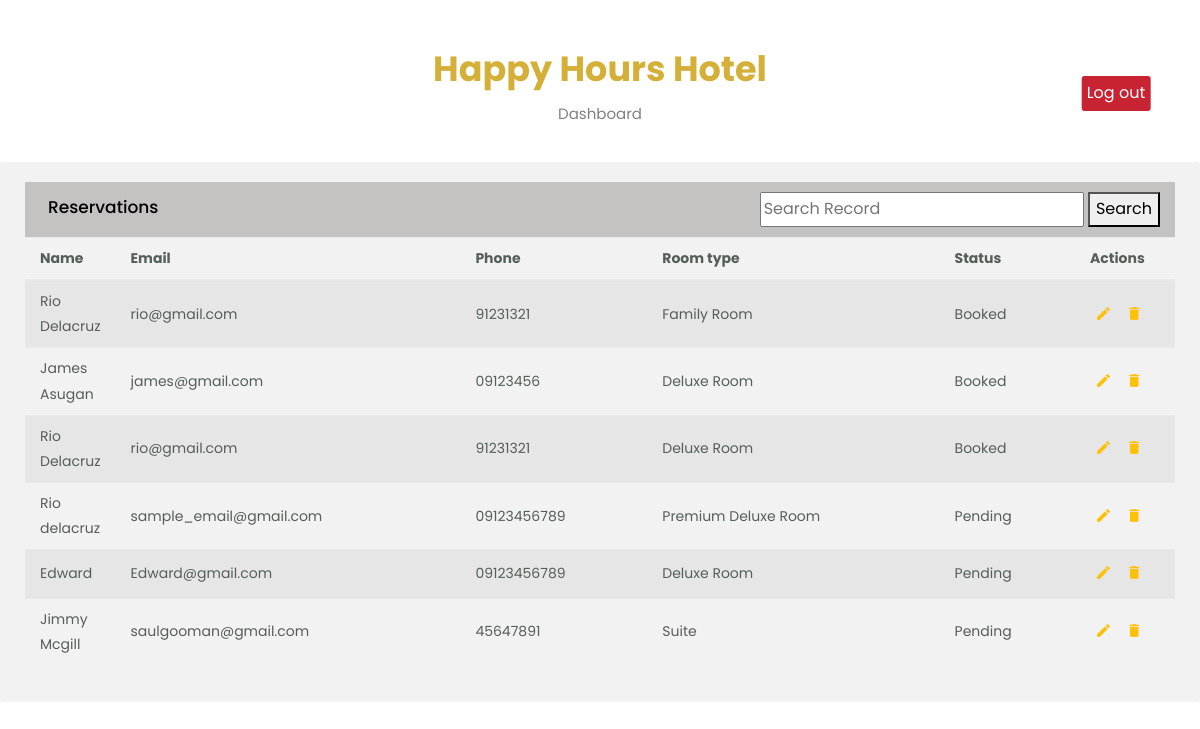
The app's page /BookingSystem/admin/index.php (signed in) with its own data.
### tables this page shows
CREATE TABLE `tbl_bookings` (
  `book_id` int(11) NOT NULL,
  `cust_id` int(11) NOT NULL,
  `room_id` int(11) NOT NULL,
  `booker_name` varchar(200) NOT NULL,
  `booker_phone_number` varchar(200) NOT NULL,
  `booker_email` varchar(200) NOT NULL,
  `date_check_in` date NOT NULL,
  `time_check_in` varchar(200) NOT NULL,
  `date_check_out` date NOT NULL,
  `time_check_out` varchar(200) NOT NULL,
  `book_status` varchar(200) NOT NULL DEFAULT 'Pending',
  `reference_id` varchar(200) DEFAULT NULL
);

CREATE TABLE `tbl_rooms` (
  `room_id` int(11) NOT NULL,
  `room_type` varchar(200) NOT NULL,
  `bed_description` varchar(200) NOT NULL,
  `room_size` int(11) NOT NULL,
  `room_capacity` int(11) NOT NULL,
  `room_price` int(11) NOT NULL
);

### BookingSystem/admin/index.php (the view, shortened to what this page needs)
<?php
include '../../Database/config.php';
?>
<!doctype html>
<html lang="en">
<head>
	<link rel="stylesheet" href="css/bootstrap.min.css">
	<link rel="stylesheet" href="css/custom.css">
</head>
<body>
<div class="wrapper">
	<div id="content">
		<div class="xp-breadcrumbbar text-center">
			<h3>Happy Hours Hotel</h3>
			<p>Dashboard</p>
			<a href="admin_logout.php">Log out</a>
		</div>
	</div>
</div>
<div class="main-content">
	<div class="row">
		<div class="col-md-12">
			<div class="table-wrapper">
				<div class="table-title">
					<div class="row">
						<div class="col-sm-12 col-md-6 p-0">
							<h2 class="ml-lg-2">Reservations</h2>
						</div>
						<div class="col-sm-12 col-md-6 p-0 d-flex justify-content-end align-items-center">
							<div class="search">
                                <form method="post">
                                    <input name="search" id="search-input" placeholder="Search Record">
                                    <button name="submit_search">Search</button>
                                </form>
							</div>
						</div>
					</div>
				</div>
				<table class="table table-striped table-hover">
					<thead>
					<tr>
						<th><strong>Name</strong> </th>
						<th><strong>Email</strong></th>
						<th><strong>Phone</th>
                        <th><strong>Room type</strong></th>
						<th><strong>Status</strong></th>
						<th><strong>Actions</strong></th>
					</tr>
					</thead>
					<tbody>
                    <?php
                    if (isset($_POST['submit_search'])){
                        $search = $_POST['search'];
                        $query = "SELECT tbl_bookings.book_id, tbl_bookings.booker_name, tbl_bookings.booker_email, tbl_bookings.booker_phone_number,
       tbl_rooms.room_type, tbl_bookings.book_status, tbl_bookings.cust_id FROM tbl_bookings
           JOIN tbl_rooms ON tbl_bookings.room_id = tbl_rooms.room_id
           where tbl_bookings.booker_name LIKE '%$search%' or
            tbl_bookings.booker_email LIKE '%$search%' or
            tbl_bookings.booker_phone_number LIKE '%$search%' or
            tbl_rooms.room_type  LIKE '%$search%' or
            tbl_bookings.book_status LIKE '%$search%'
ORDER BY tbl_bookings.book_status
            ";
                        $res = mysqli_query($conn, $query);
                        if ($res){
                            while ($row = $res->fetch_assoc()){
                                echo "<tr>";
                                echo "<td>".$row['booker_name']."</td>";
                                echo "<td>".$row['booker_email']."</td>";
                                echo "<td>".$row['booker_phone_number']."</td>";
                                echo "<td>".$row['room_type']."</td>";
                                echo "<td>".$row['book_status']."</td>";
                                echo "<th>
							<a href='' class='edit'>
								<i class='material-icons' data-toggle='tooltip' title='Edit'>&#xE254;</i>
							</a>
							<a href='delete_book.php?book_id=".$row['book_id']."' class='delete'>
								<i class='material-icons' data-toggle='tooltip' title='Delete'>&#xE872;</i>
							</a>
						</th>";
                                echo "</tr>";
                            }
                        }
                    }
                    else{
                        $query = "SELECT tbl_bookings.book_id, tbl_bookings.booker_name, tbl_bookings.booker_email, tbl_bookings.booker_phone_number,
       tbl_rooms.room_type, tbl_bookings.book_status, tbl_bookings.cust_id, tbl_bookings.reference_id FROM tbl_bookings
           JOIN tbl_rooms ON tbl_bookings.room_id = tbl_rooms.room_id ORDER BY tbl_bookings.book_status";
                        $res = mysqli_query($conn, $query);
                        if ($res){
                            while ($row = $res->fetch_assoc()){
                                echo "<tr>";
                                echo "<td>".$row['booker_name']."</td>";
                                echo "<td>".$row['booker_email']."</td>";
                                echo "<td>".$row['booker_phone_number']."</td>";
                                echo "<td>".$row['room_type']."</td>";
                                echo "<td>".$row['book_status']."</td>";
                                echo "<th>
							<a href='EditBooking.php?book_id=".$row['book_id']."&ref_id=".$row['reference_id']."' class='edit'>
								<i class='material-icons' data-toggle='tooltip' title='Edit'>&#xE254;</i>
							</a>
							<a href='delete_book.php?book_id=".$row['book_id']."&ref_id=".$row['reference_id']."' class='edit'>
								<i class='material-icons' data-toggle='tooltip' title='Delete'>&#xE872;</i>
							</a>
						</th>";
                                echo "</tr>";
                            }
                        }
                    }
                    ?>
					</tbody>
				</table>
			</div>
		</div>
</body>
</html>

### BookingSystem/admin/css/custom.css (style rules this page uses)
body,html { line-height:1.8; font-family:'Poppins',sans-serif; color:#555e58; text-transform: none; font-weight:400; margin:0px; padding:0px; }
.material-icons { font-family: 'Material Icons'; font-weight: normal; font-style: normal; font-size: 24px; display: inline-block; line-height: 1; text-transform: none; letter-spacing: normal; word-wrap: normal; white-space: nowrap; direction: ltr; -webkit-font-smoothing: antialiased; text-rendering: optimizeLegibility; -moz-osx-font-smoothing: grayscale; font-feature-settings: 'liga'; }
p { font-size:15px; margin:12px 0 0; line-height:24px; }
a { color:#cdc9c9; font-weight:400; }
button { cursor:pointer; }
a,a:hover,a:focus { color:#333; text-decoration:none; transition:all 0.3s; }
.wrapper { position:relative; width:100%; overflow:auto; }
.xp-breadcrumbbar { margin-top: 3rem; }
.xp-breadcrumbbar h3 { font-weight: bold; color: #D5B038; font-size: 35px; }
.xp-breadcrumbbar p { color: grey; margin-bottom: 30px; }
.xp-breadcrumbbar a { display: flex; position: absolute; top: 40%; left: 85%; transform: translate(90%, 40%); background-color: #c82333; color: white; padding: 3px 5px 3px 5px; border-radius: 3px; }
.table-wrapper { background-color: #f2f2f2; padding: 20px 25px; margin:6px 0px 40px 0px; width: 100%; overflow: auto; border-radius: 3px; box-shadow: 0 1px 1px rgb(0 0 0 / 5%); }
.table-title { background:#c5c2c2; color:#fff; position:sticky; top:0; width:100%; left:0; padding:10px 30px; border-radius:0px 0px 0 0; }
.table-title h2 { margin:5px 0 0; font-size:17px; color: black; }
table.table tr th, table.table tr td { border-color:#e9e9e9; padding:8px 15px; font-size:14px; font-weight: 400; vertical-align:middle; }
table.table tr th:first-child { width:60px; }
table.table tr th:last-child { width:100px; }
table.table th i { font-size:17px; margin: 6px 5px; cursor:pointer; }
.edit { color:#FFC107; }

### records on screen
tbl_bookings: booker_name "Rio Delacruz", booker_email "rio@gmail.com", booker_phone_number "91231321", room.room_type "Family Room", book_status "Booked"
tbl_bookings: booker_name "James Asugan", booker_email "james@gmail.com", booker_phone_number "09123456", room.room_type "Deluxe Room", book_status "Booked"
tbl_bookings: booker_name "Rio Delacruz", booker_email "rio@gmail.com", booker_phone_number "91231321", room.room_type "Deluxe Room", book_status "Booked"
tbl_bookings: booker_name "Rio delacruz", booker_email "sample_email@gmail.com", booker_phone_number "09123456789", room.room_type "Premium Deluxe Room", book_status "Pending"
tbl_bookings: booker_name "Edward", booker_email "Edward@gmail.com", booker_phone_number "09123456789", room.room_type "Deluxe Room", book_status "Pending"
tbl_bookings: booker_name "Jimmy Mcgill", booker_email "saulgooman@gmail.com", booker_phone_number "45647891", room.room_type "Suite", book_status "Pending"
